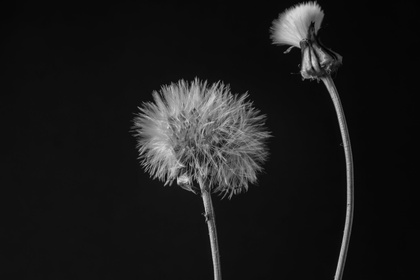
%> input picture Image Processing (MATLAB)/590-hw3/gray-2.jpeg, 420 x 280 px, shrunk from 1880 x 1253 before the run
$ octave untitled14.m   (GNU Octave 9; MATLAB toolbox functions it lacks are replaced by stand-ins)
%> lines starting %> are read from the running program, lines starting %| are printed output that depends on the picture; in (x1, y1, x2, y2) boxes, pixels count from 0 and x2, y2 are one past the last pixel; in counts of white or black regions, pixels touching at a corner belong together; the program's own positions count from 1
B=imread('gray-2.jpeg');
%> B is the input picture: size 280x420x3 uint8; min 0, max 218, mean 26.9

grayscale = rgb2gray (B);

k1 = [ -1 0 1; -2 0 2; -1 0 1];
k2 = [1 2 1; 0 0 0; -1 -2 -1];

I=double(B);
In=I;

k3=[0, -1, -1; 1, 0, -1;1, 1, 0];
k4=[1, 1, 1;0, 0, 0;-1, -1, -1];
k4=rot90(k3,2);
mask=rot90(k4,2);

input = rgb2gray(B);
input = im2bw(input);
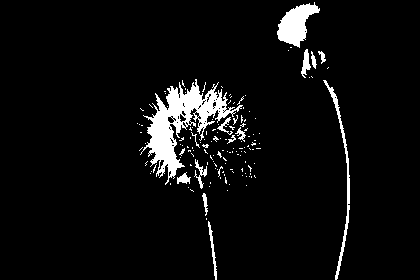
%> input: size 280x420 logical; 5.3% white; 141 white regions (127 under 20 px), largest, box (x1, y1, x2, y2) and area: (140, 79, 243, 185) 3305, (277, 2, 320, 48) 1021, (323, 80, 350, 280) 591
input = double(input);
C = zeros(size(input));

k5 = [-1 0 1; -2 0 2; -1 0 1];
k6 = [-1 -2 -1; 0 0 0; 1 2 1];

for i = 1:size(input, 1) - 2
    for j = 1:size(input, 2) - 2

        G1 = sum(sum(k5.*input(i:i+2, j:j+2)));
        G2 = sum(sum(k6.*input(i:i+2, j:j+2)));

        C (i+1, j+1) = sqrt(G1.^2 + G2.^2);
    end
end
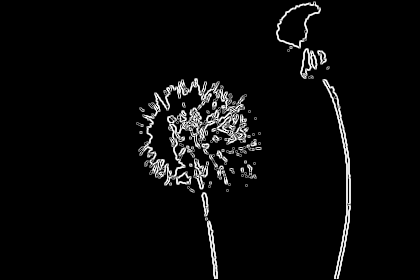
%> C: size 280x420 double; min 0, max 4.47, mean 0.18; drawn with min black and max white
subplot(2,2,2)
imshow(C);

if rem(length(k1), 2) == 1
    if rem(length(k2), 2) == 1
        M1 = conv2 (double(grayscale),double(k1)) ;
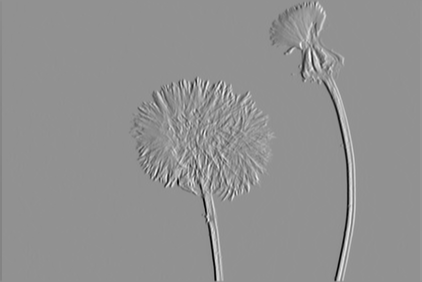
%> M1: size 282x422 double; min -731, max 549, mean 0; drawn with min black and max white
        M2 = conv2 (double(grayscale),double(k2)) ;
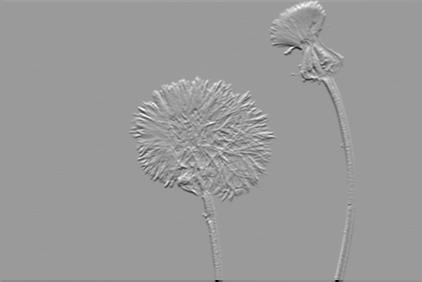
%> M2: size 282x422 double; min -661, max 430, mean 0; drawn with min black and max white

        subplot(2,2,3)
        imshow (( M1 .^2+ M2 .^2) .^0.5 , []) ;
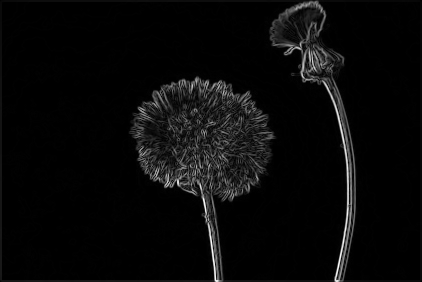
%> displayed picture: size 282x422, on the screen's scale of 0 to 255; min 0, max 255, mean 9.4
else
        disp('kernerl dimensions are NOT odd');
    end
end

f = im2double(imread('gray-2.jpeg'));
%> f: size 280x420x3 double; min 0, max 0.855, mean 0.106
gray = rgb2gray (f) ;
k7 = [ 2 2 -1 ; 1 2 1 ; 1 2 1 ] / 9;
h = conv2(gray, k7);
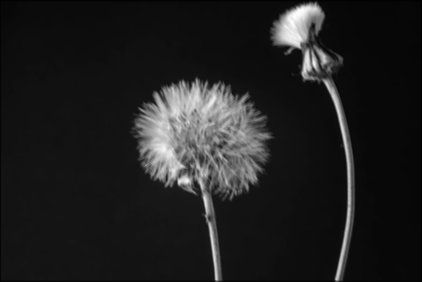
%> h: size 282x422 double; min -0.00174, max 1.01, mean 0.128; drawn with min black and max white
subplot(2,2,1)
imshow(h);

k8 = [ -1 -1 0 ; -1 3 0 ; 0 0 0 ];
subplot(2,2,4)
imshow(conv2(gray, k8) + 0.6);
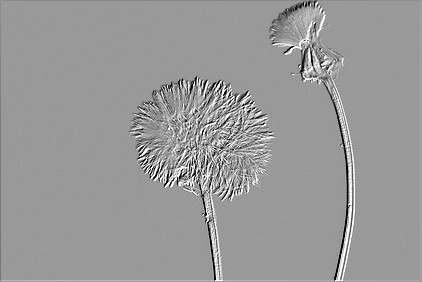
%> displayed picture: size 282x422, on the screen's scale of 0 to 255; min 0, max 255, mean 152.9

$ run again, with Image Processing (MATLAB)/590-hw3/gray-1.jpeg copied over Image Processing (MATLAB)/590-hw3/gray-2.jpeg
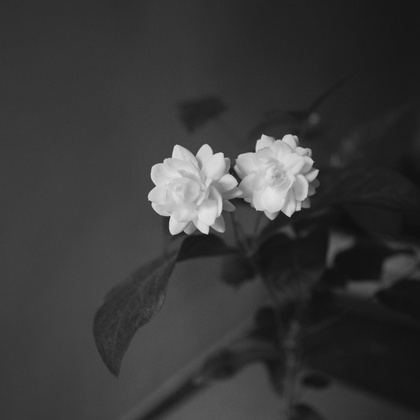
%> input picture Image Processing (MATLAB)/590-hw3/gray-1.jpeg, 420 x 420 px, shrunk from 1000 x 1001 before the run
%> B is the input picture: size 420x420x3 uint8; min 15, max 228, mean 57.4
%> `input = im2bw(input);`:
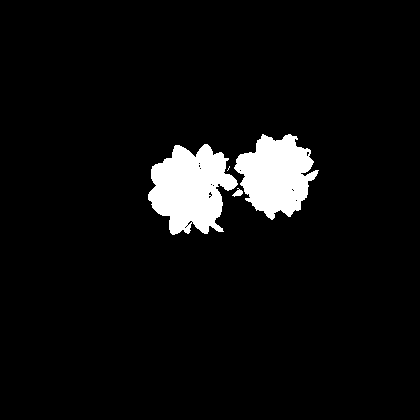
%> input: size 420x420 logical; 5.7% white; 4 white regions (1 under 20 px), largest, box (x1, y1, x2, y2) and area: (148, 144, 238, 235) 5369, (234, 134, 319, 220) 4614, (232, 188, 243, 197) 51
%> `imshow(conv2(gray, k8) + 0.6);`:
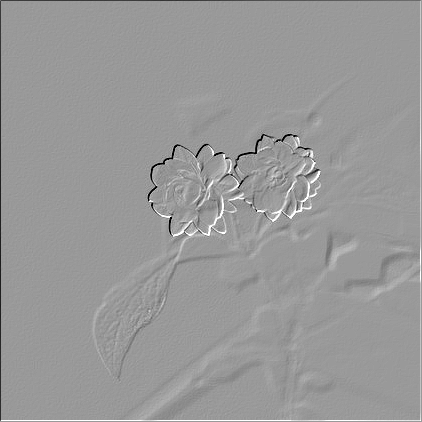
%> displayed picture: size 422x422, on the screen's scale of 0 to 255; min 0, max 255, mean 152.9

$ run again, with Image Processing (MATLAB)/590-hw3/gray-3.jpeg copied over Image Processing (MATLAB)/590-hw3/gray-2.jpeg
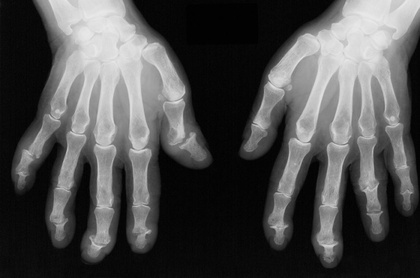
%> input picture Image Processing (MATLAB)/590-hw3/gray-3.jpeg, 420 x 278 px, shrunk from 860 x 570 before the run
%> B is the input picture: size 278x420 uint8; min 0, max 233, mean 77.2
%> `input = im2bw(input);`:
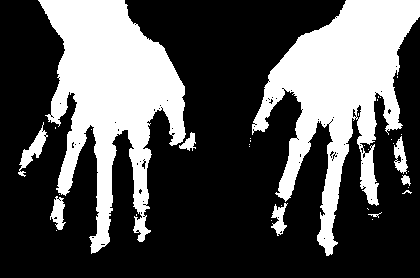
%> input: size 278x420 logical; 32% white; 35 white regions (26 under 20 px), largest, box (x1, y1, x2, y2) and area: (38, 0, 186, 254) 18198, (252, 0, 420, 256) 17548, (18, 122, 48, 177) 469
%> `imshow(conv2(gray, k8) + 0.6);`:
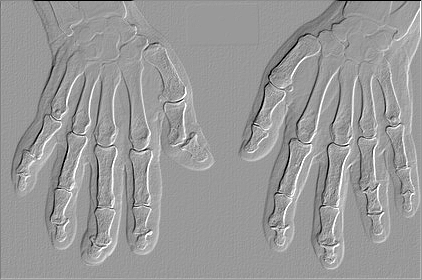
%> displayed picture: size 280x422, on the screen's scale of 0 to 255; min 0, max 255, mean 153.2

$ run again, with Image Processing (MATLAB)/590-hw3/gray-5.jpeg copied over Image Processing (MATLAB)/590-hw3/gray-2.jpeg
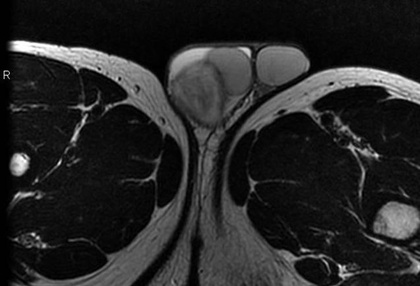
%> input picture Image Processing (MATLAB)/590-hw3/gray-5.jpeg, 420 x 286 px, shrunk from 727 x 495 before the run
%> B is the input picture: size 286x420x3 uint8; min 0, max 255, mean 38.3
%> `imshow(conv2(gray, k8) + 0.6);`:
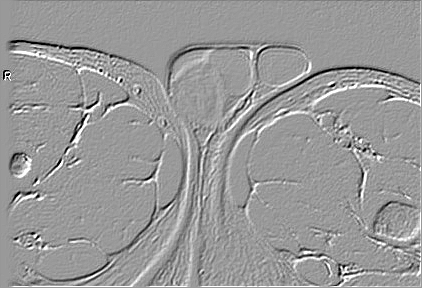
%> displayed picture: size 288x422, on the screen's scale of 0 to 255; min 0, max 255, mean 152.6
